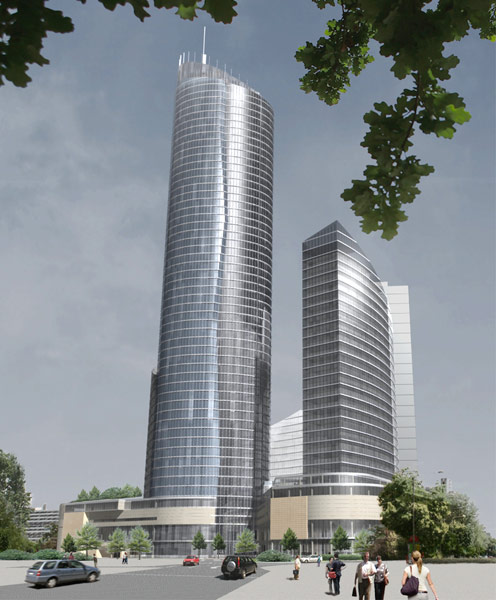
#> input picture 1.jpg, 496 x 600 px
$ python main.py 1.jpg 3 5
#> lines starting #> are read from the running program, lines starting #| are printed output that depends on the picture
### dual_gradient.py
# -*- coding: utf-8 -*-
'''
Première étape : Détermination de la carte d'énergie de l'image (gradient)

A ce stade, on dispose de :
    - une image à traiter

Après avoir essayé différents gradients (Prewitt et Sobel), nous avons
décidé d'utiliser un dual gradient.
Ce fichier permet de déterminer et afficher (pour l'instant) le gradient
de l'image donnée
'''

from PIL import Image
import math

def gradient(im):
    '''
    Affiche (pour l'instant) le dual gradient de l'image passée en paramètre.
    Cette fonction utilise les fonctions décrites dans le lien suivant :
    https://www.datasciencecentral.com/profiles/blogs/seam-carving-using-dynamic-programming-to-implement-context-aware

    '''
    im1 = im.load()
    im2 = Image.new('L', (im.size[0], im.size[1]))
    im3 = im2.load()
    for x in range(im.size[0]):
        for y in range(im.size[1]):
            xpl = (x-1)%im.size[0]
            xpr = (x+1)%im.size[0]
            ypu = (y-1)%im.size[1]
            ypd = (y+1)%im.size[1]
            drx = im1[xpl, y][0] - im1[xpr, y][0]
            dgx = im1[xpl, y][1] - im1[xpr, y][1]
            dbx = im1[xpl, y][2] - im1[xpr, y][2]
            dry = im1[x, ypu][0] - im1[x, ypd][0]
            dgy = im1[x, ypu][1] - im1[x, ypd][1]
            dby = im1[x, ypu][2] - im1[x, ypd][2]
            G = round(math.sqrt(drx**2+dgx**2+dbx**2+dry**2+dgy**2+dby**2))
            im3[x,y] = (G,)
    return im2

# [8 lines left out: function main, not called in this run]
# [2 lines that do not run on import are left out]

### seam_carving.py
# -*- coding: utf-8 -*-
from PIL import Image
import seam
import seam_treatment

def horizontal_carving(im, img):
    cm = seam.calculate_cost_matrix(img)
    sm = seam.detect_seam(cm)
    im = seam_treatment.remove_seam(im,sm)
    img = seam_treatment.remove_seam(img,sm)
    return (im, img)

def vertical_carving(im,img):
    im = im.rotate(-90, expand=True)
    img = img.rotate(-90, expand=True)
    im, img = horizontal_carving(im,img)
    im = im.rotate(90, expand=True)
    img = img.rotate(90, expand=True)
    return (im, img)

# [2 lines that do not run on import are left out]

### seam.py
# -*- coding: utf-8 -*-
'''
Deuxième étape : Détermination de la seam optimale


A ce stade, on dispose de :
    - une image à traiter
    - (Anthony) sa carte d'énergie

Ce fichier permet de calculer le cout des differents seams au sein d'une matrice
calculée à l'aide de la fonction calculate_cost_matrix() qui prend en parametre une image au mode L

la fonction detect_seam() prend en parametre une matrice de cout calculée precedement et retourne le liste de tuples
La fonction calcule le chemin le plus optimal au sein de la matrice de cout et retourne une liste de tuple contenant
les x et y du pixel à supprimer
'''

from PIL import Image
import numpy as np

def calculate_cost_matrix(image_grad):
    '''
    Cette fonction calcule une matrice de coût d'une image à partir de son
    gradient, et la retourne
    '''
    im = image_grad
    cost_matrix = [[0 for i in range(im.size[0])] for j in range(im.size[1])]
    pix = im.load() # on cahrge l'image

    # Calcul de la matrice des couts
    for y in range(0,im.size[1]):
        if y>0:
            lastline = cost_matrix[y-1]
        #on crée un nouveau tableau pour chaque ligne du tableau
        for x in range(0, im.size[0]):

            if y>0:
                if x>0 and x<im.size[0]-1:
                    # cas où on est au milieu
                    # le cout du pixel est la somme la valeur du pixel avec le minimum du cout du pixel en haut et celui en haut à droite et celui en haut à gauche
                    cost = pix[x,y] + min(lastline[x-1],lastline[x], lastline[x+1])

                elif x <= 0:
                    # cas où on est à gauche de l'image

                    # le cout du pixel est la somme la valeur du pixel avec le minimum du cout du pixel en haut et celui en haut à droite
                    cost = pix[x,y] + min(lastline[x] ,lastline[x+1])

                elif x >= im.size[0]-1:
                    # cas où on est vers la droite
                    # le cout du pixel est la somme la valeur du pixel avec le minimum du cout du pixel en haut et celui en haut à gauche
                    cost = pix[x,y] + min(lastline[x-1],lastline[x])

            else:
                cost = pix[x,y]

            # on rajoute à la ligne le cout du pixel
            cost_matrix[y][x] = cost

        # on rajoute à la matrice de couts la lgne deds couts

    return cost_matrix

def detect_seam(cost_matrix):
    '''
    Cette fonction détermine la seam optimale, qui sera enlevée, à partir
    de la matrice de coût de l'image
    '''
    seam = []
    y = len(cost_matrix)-1

    # pour la ligne tout en bas de l'image
    # On cherche la valeur minimum sur toute cette ligne
    x = int(np.argmin(cost_matrix[y]))
    # On rajoute au seam le tuple du pixel à supprimer sur la ligne du bas
    seam += [(x,y)]

    # Pour toutes les autres lignes que celle du bas on va remonter
    for y in range(len(cost_matrix)-2, -1,-1):

        if x-1 < 0:
            # cas où on est à gauche de l'image
            x = int(np.argmin(cost_matrix[y][x:x+2]))+x

        elif x+1 >= len(cost_matrix[0]):
            #cas ou on est à droite
            x = int(np.argmin(cost_matrix[y][x-1:x+1]))+x-1

        else:
            # cas où on est au milieu
            x = int(np.argmin(cost_matrix[y][x-1:x+2]))+x-1

        #  une fois ce minimum au niveau des couts calculé, on ajoute cela au seam
        seam += [(x,y)]
    # une fois toutes les lignes traitées on peut retourner la liste de tuples contenant les poins à supprimer
    return seam

# [9 lines left out: function main, not called in this run]

# [2 lines that do not run on import are left out]

### seam_treatment.py
# -*- coding: utf-8 -*-
'''
Troisième étape : Destruction de la seam déterminée et décalage de l'image

A ce stade, on dispose de :
    - une image à traiter
    - (Anthony) sa carte d'énergie
    - (Antoine) une fonction calculate_cost_matrix qui détermine une matrice des coûts de l'image
    - (Antoine) une fonction detect_seam utilisant la matrice de coûts, et qui retourne la seam verticale
        à enlever sous forme de tuple de coordonnées

Ce fichier permet de supprimer la seam calculée en deux étapes :
    - Destruction de la seam en décalant les pixels par dessus
    - Redimensionnement de l'image
'''

from PIL import Image

def remove_seam(im,seam):
    '''
    Cette fonction décale tous les pixels à droite du seam par dessus, la
    redimensionne et la retourne
    '''
    image = im.load()
    for elm in seam: #pour chaque element du seam (de la forme (x,y))
        for x in range (elm[0],im.size[0]-1): #pour chaque x
            image[x,elm[1]] = image[x+1,elm[1]]
    #final =  resize(im,(im.size[0]-1,im.size[1]))
    box = (0,0,im.size[0]-1,im.size[1])
    im2 = im.crop(box)
    return  im2 #l'image modifiée est retournée

### main.py
# -*- coding: utf-8 -*-
from PIL import Image
import sys
import dual_gradient
import seam_carving

def main():
	chemin = str(sys.argv[1])
	k = int(sys.argv[2])
	kp = int(sys.argv[3])
	if(k < 0):
		print("Votre troisième argument est invalide : argument négatif")
		quit()
	if(kp < 0):
		print("Votre quatrième argument est invalide : argument négatif")
		quit()
	im = Image.open(chemin)
#> im is the input picture: PIL image 496x600 RGB; mean R, G, B 133, 139.3, 143.2
	if(k > 100):
		print("Votre troisième argument est invalide : dépassement de la taille de l'image")
		quit()
	if(kp > 100):
		print("Votre quatrième argument est invalide : dépassement de la taille de l'image")
		quit()
	img = dual_gradient.gradient(im)
#> in gradient, `im2 = Image.new('L', (im.size[0], im.size[1]))`: im2: PIL image 496x600 L; every value is 0
	compteur = (k/100)*im.size[1]
#> compteur = 18
	while compteur>0:
		im, img = seam_carving.vertical_carving(im,img)
		compteur-=1
#> this loop made 18 passes
#> pass 1, in vertical_carving, `im = im.rotate(-90, expand=True)`:
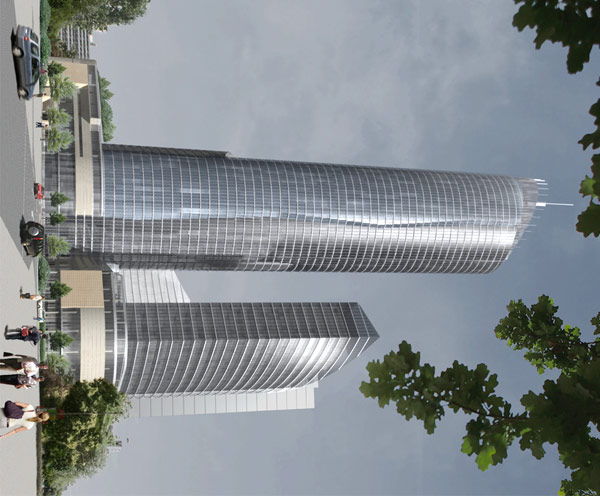
#> im: PIL image 600x496 RGB; mean R, G, B 133, 139.3, 143.2
#> pass 1, in remove_seam (call 2), `im2 = im.crop(box)`:
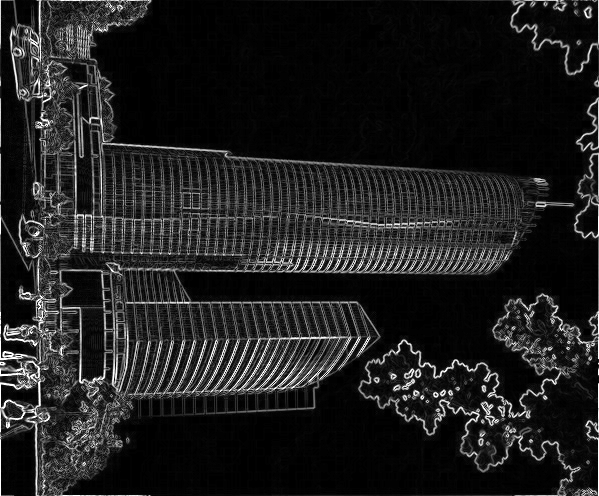
#> im2: PIL image 599x496 L; min 0, max 255, mean 31.2
#> after the loop:
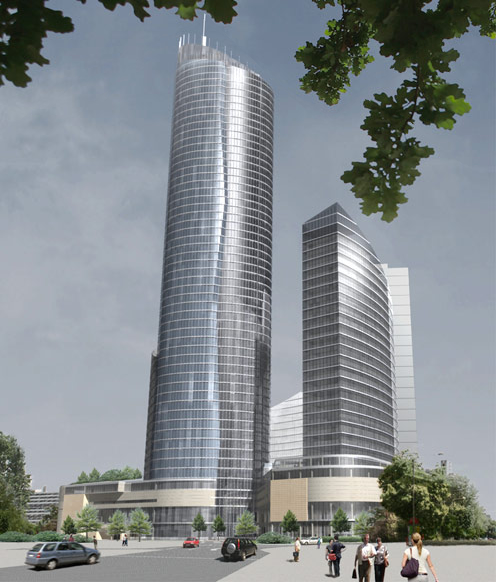
#> im: PIL image 496x582 RGB; mean R, G, B 133.4, 139.6, 143.2
#> after the loop:
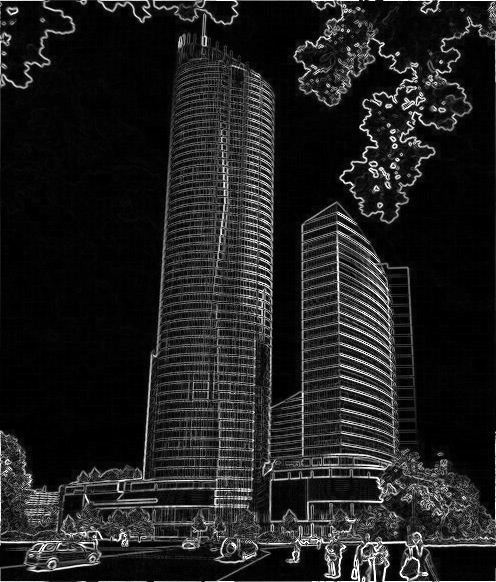
#> img: PIL image 496x582 L; min 0, max 255, mean 32
#> after the loop, compteur = 0
	compteur = (kp/100)*im.size[0]
#> compteur = 24.8
	while compteur>0:
		im, img = seam_carving.horizontal_carving(im,img)
		compteur-=1
#> this loop made 25 passes
#> pass 1, in remove_seam (call 38), `im2 = im.crop(box)`:
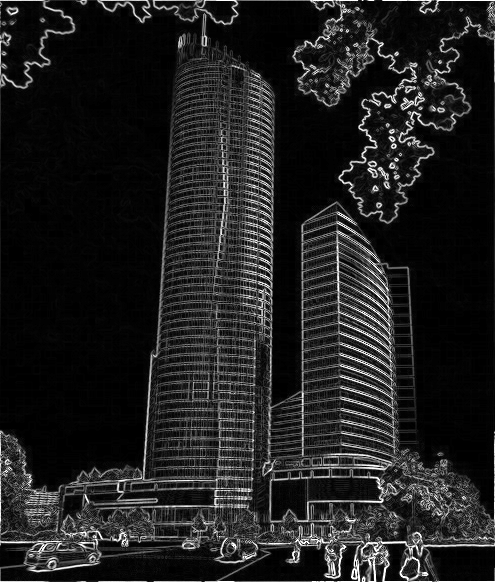
#> im2: PIL image 495x582 L; min 0, max 255, mean 32.1
#> after the loop:
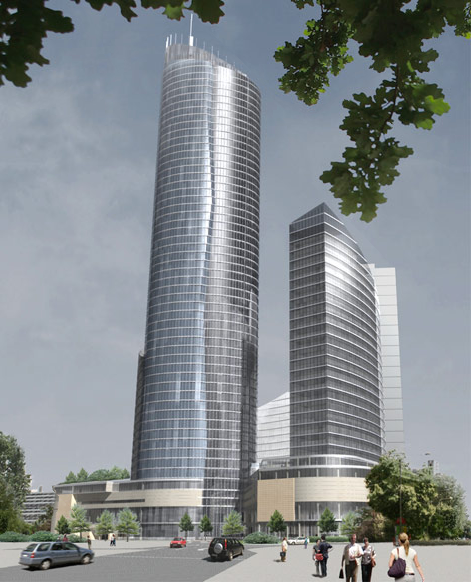
#> im: PIL image 471x582 RGB; mean R, G, B 132.5, 138.5, 141.9
#> after the loop:
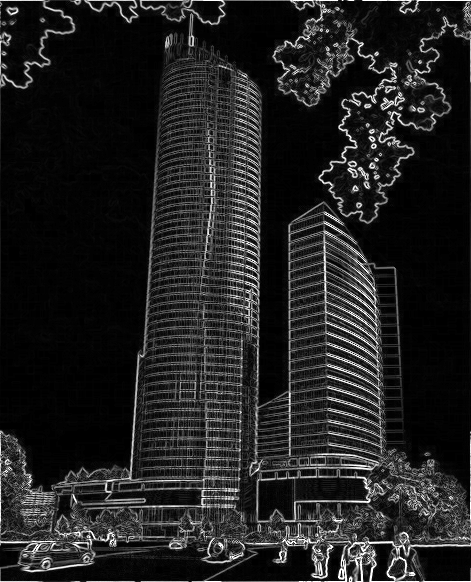
#> img: PIL image 471x582 L; min 0, max 255, mean 33.4
#> after the loop, compteur = -0.2
	im.save("result.jpg")
if __name__ == "__main__":
    main()
